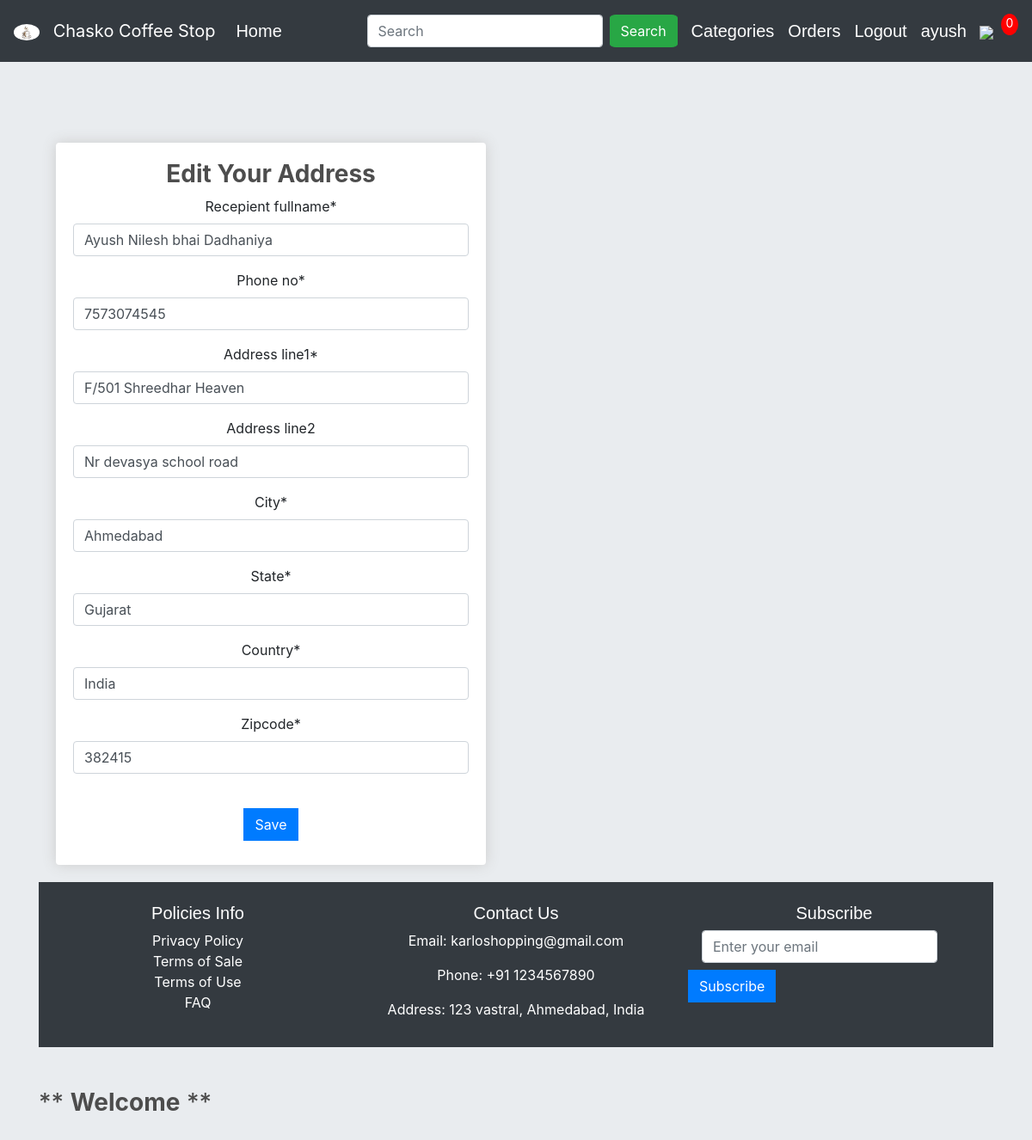
/update_address/1 (signed in), run on the app's committed database.
### store/models.py (models this page shows, shortened)
class ShippingAddress(models.Model):
    user = models.ForeignKey(User,on_delete=models.CASCADE,null=True,blank=False)
    recepient_fullname = models.CharField(max_length=100,null=True,blank=False)
    phone_no = models.IntegerField(null=False,blank=False)
    address_line1 = models.CharField(max_length=200, null=True,blank=False)
    address_line2 = models.CharField(max_length=100,null=True,blank=True)
    city = models.CharField(max_length=200, null=False)
    state = models.CharField(max_length=200, null=False)
    country = models.CharField(max_length=100,null=True,blank=False)
    zipcode = models.CharField(max_length=200, null=False)
    date_added = models.DateTimeField(auto_now_add=True)

### store/views.py (the view)
# urls.py: path('update_address/<int:id>',views.update_address,name='update_address')
def update_address(request,id):
    if not request.user.is_authenticated:
        return HttpResponseRedirect(reverse('user_login'))
    total_item_cart = 0
    if request.user.is_authenticated:
        items = OrderItem.objects.filter(user=request.user)
        for item in items:
            total_item_cart += item.quantity
    product_categories = ProductCategories.objects.all()
    adr = ShippingAddress.objects.get(id=id)
    if adr.user != request.user:
        return Http404()
    if request.method == 'POST':
        form = ShippingUpdateForm(request.POST,instance=adr)
        if form.is_valid():
            form.save()
            return HttpResponseRedirect(reverse('checkout'))
    else:
        form = ShippingUpdateForm(instance=adr)
    context = {
        'product_categories' : product_categories,
        'total_item_cart' : total_item_cart,
        'form' : form ,
    }
    return render(request ,'store/update_address.html',context)

### store/forms.py
class ShippingUpdateForm(ModelForm):
    class Meta:
        model = ShippingAddress
        fields = '__all__'
        exclude = ['user']

### store/templates/store/update_address.html (shortened to what this page needs)
{% extends 'store/main.html' %}
{% load static %}
{% load crispy_forms_tags %}
{% block content %}
     <div class="row" style="text-align: center;">
		<div class="col-lg-6">
			<div class="box-element" id="form-wrapper">
     		<h3><strong>Edit Your Address</strong></h3>
				<form method="POST">
					{{ form|crispy }}
					<br>
					<input type="submit" class="btn btn-primary mb-2" name="submit" , value='Save'>
				</form>
			</div>
		</div>
{% endblock content %}

### store/templates/store/main.html (shortened to what this page needs)
<!DOCTYPE html>
{% load static %}
<html>
<head>
	<link rel="stylesheet" href="https://stackpath.bootstrapcdn.com/bootstrap/4.4.1/css/bootstrap.min.css">
	<link rel="stylesheet" href="https://maxcdn.bootstrapcdn.com/bootstrap/4.0.0/css/bootstrap.min.css">
	<link rel="stylesheet" href="https://cdnjs.cloudflare.com/ajax/libs/font-awesome/5.14.0/css/all.min.css" />
	<link rel="stylesheet" type="text/css" href="{% static 'store/css/main.css' %}">
</head>
<body>
	<nav class="navbar navbar-expand-lg navbar-dark bg-dark">
		<a class="navbar-brand" href="{% url 'store' %}" style="color: white">
		  <img src="static/images/logo.png" alt="@" class="logo"> Chasko Coffee Stop
		</a>
	  <div class="collapse navbar-collapse" id="navbarSupportedContent">
	    <ul class="navbar-nav mr-auto">
	      <li class="nav-item active">
	        <h5><a class="nav-link" href="{% url 'store' %}" style="color: white">Home <span class="sr-only">(current)</span></a></h5>
	      </li>
	    </ul>
	    <div class="form-inline my-2 my-lg-0">
	    	<form method="get" action="{% url 'search' %}" class="form-inline my-2 my-lg-0">
					<input type="search" name="search" aria-label="Search" placeholder="Search" class="form-control mr-sm-2">
					<button class="btn btn-success my-2 mr-sm-3" type="submit" style="border-radius:10%;">Search</button>
			</form>
			<div class="dropdown mr-sm-3">
					  <h5><a style="color: white">Categories</a></h5>
			</div>
	    	{% if request.user.is_authenticated %}
	     		<h5 class="mr-sm-3"><a href="{% url 'order_details' %}" style="color: white">Orders</a></h5>
	     		<h5 class="mr-sm-3"><a href="{% url 'user_logout' %}" style="color: white">Logout</a></h5>
		    	<h5 style="color:white">{{request.user.username}}</h5>
	     	{% else %}
	     		<h5 class="mr-sm-3"><a href="{% url 'user_login' %}" style="color: white">Login</a></h5>
	     		<div>
		     		<h5 class="mr-sm-3"><a href="{% url 'register' %}" style="color: white">SignUp</a></h5>
	     		</div>
	     	{% endif %}
	     	<a href="{% url 'cart' %}">
	    		<img  id="cart-icon" src="{% static 'images/cart.png' %}">
	    	</a>
	    	<p id="cart-total">{{total_item_cart}}</p>
	    </div>
	  </div>
	</nav>
	<div class="jumbotron jumbotron-fluid">
		<div class="container container-fluid">
			{% block content %}
 			{% endblock %}
		</div>
		<footer class="bg-dark text-white text-center py-3">
			<div class="container">
				<div class="row">
					<div class="col-md-4">
						<h5>Policies Info</h5>
						Privacy Policy<br>
                        Terms of Sale<br>
                        Terms of Use<br>
                        FAQ
					</div>
					<div class="col-md-4">
						<h5>Contact Us</h5>
						<p>Email: karloshopping@gmail.com</p>
						<p>Phone: +91 1234567890</p>
						<p>Address: 123 vastral, Ahmedabad, India</p>
					</div>
					<div class="col-md-4">
						<h5>Subscribe</h5>
						<form action="#" method="post" class="form-inline">
							<div class="form-group mx-sm-3 mb-2">
								<input type="email" class="form-control" id="subscribeEmail" name="email" placeholder="Enter your email" required>
							</div>
							<button type="submit" class="btn btn-primary mb-2">Subscribe</button>
						</form>
						</div>
				</div>
			</div>
		</footer>
		<marquee><h3 class="mt-5">** <b>Welcome</b> **</h3></marquee>
	</div>
</body>
</html>

### static/store/css/main.css (style rules this page uses)
body { background-color: hsl(0, 0%, 98%); }
h1,h2,h3,h4,h6 { color:hsl(0, 0%, 30%); }
h5 { font-family:sans-serif; margin-top:8px; }
.box-element { box-shadow:hsl(0, 0%, 80%) 0 0 16px; background-color: #fff; border-radius: 4px; padding: 20px; margin:20px; }
#cart-icon { width:25px; display: inline-block; margin-left: 15px; }
#cart-total { display: block; text-align: center; color:#fff; background-color: red; width: 20px; height: 25px; border-radius: 100%; font-size: 14px; }
.col-lg-4, .col-lg-6, .col-lg-8, .col-lg-12 { margin-top: 10px; }
.btn { border-radius: 0; }

### store/templates/store/main.html (style rules this page uses)
.dropdown { position: relative; display: inline-block; }
.logo { width: 30px; margin-right: 10px; vertical-align: middle; border-radius:100%; }

### data on the page
ShippingAddress: recepient_fullname "Ayush Nilesh bhai Dadhaniya", phone_no "7573074545", address_line1 "F/501 Shreedhar Heaven", address_line2 "Nr devasya school road", city "Ahmedabad", state "Gujarat", country "India", zipcode "382415"

### other printed values
{{ request.user.username }} "ayush"
{{ total_item_cart }} "0"
